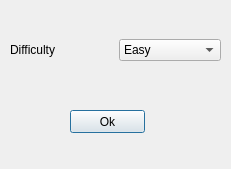
<?xml version="1.0" encoding="UTF-8"?>
<ui version="4.0">
 <class>Difficulty</class>
 <widget class="QDialog" name="Difficulty">
  <property name="geometry">
   <rect>
    <x>0</x>
    <y>0</y>
    <width>231</width>
    <height>169</height>
   </rect>
  </property>
  <property name="windowTitle">
   <string>Set difficulty</string>
  </property>
  <widget class="QWidget" name="horizontalLayoutWidget">
   <property name="geometry">
    <rect>
     <x>10</x>
     <y>10</y>
     <width>211</width>
     <height>80</height>
    </rect>
   </property>
   <layout class="QHBoxLayout" name="horizontalLayout">
    <item>
     <widget class="QLabel" name="difficultyLabel">
      <property name="text">
       <string>Difficulty</string>
      </property>
     </widget>
    </item>
    <item>
     <widget class="QComboBox" name="difficultyComboBox">
      <item>
       <property name="text">
        <string>Easy</string>
       </property>
      </item>
      <item>
       <property name="text">
        <string>Medium</string>
       </property>
      </item>
      <item>
       <property name="text">
        <string>Hard</string>
       </property>
      </item>
     </widget>
    </item>
   </layout>
  </widget>
  <widget class="QPushButton" name="okButton">
   <property name="geometry">
    <rect>
     <x>70</x>
     <y>110</y>
     <width>75</width>
     <height>23</height>
    </rect>
   </property>
   <property name="text">
    <string>Ok</string>
   </property>
  </widget>
 </widget>
 <resources/>
 <connections/>
</ui>
